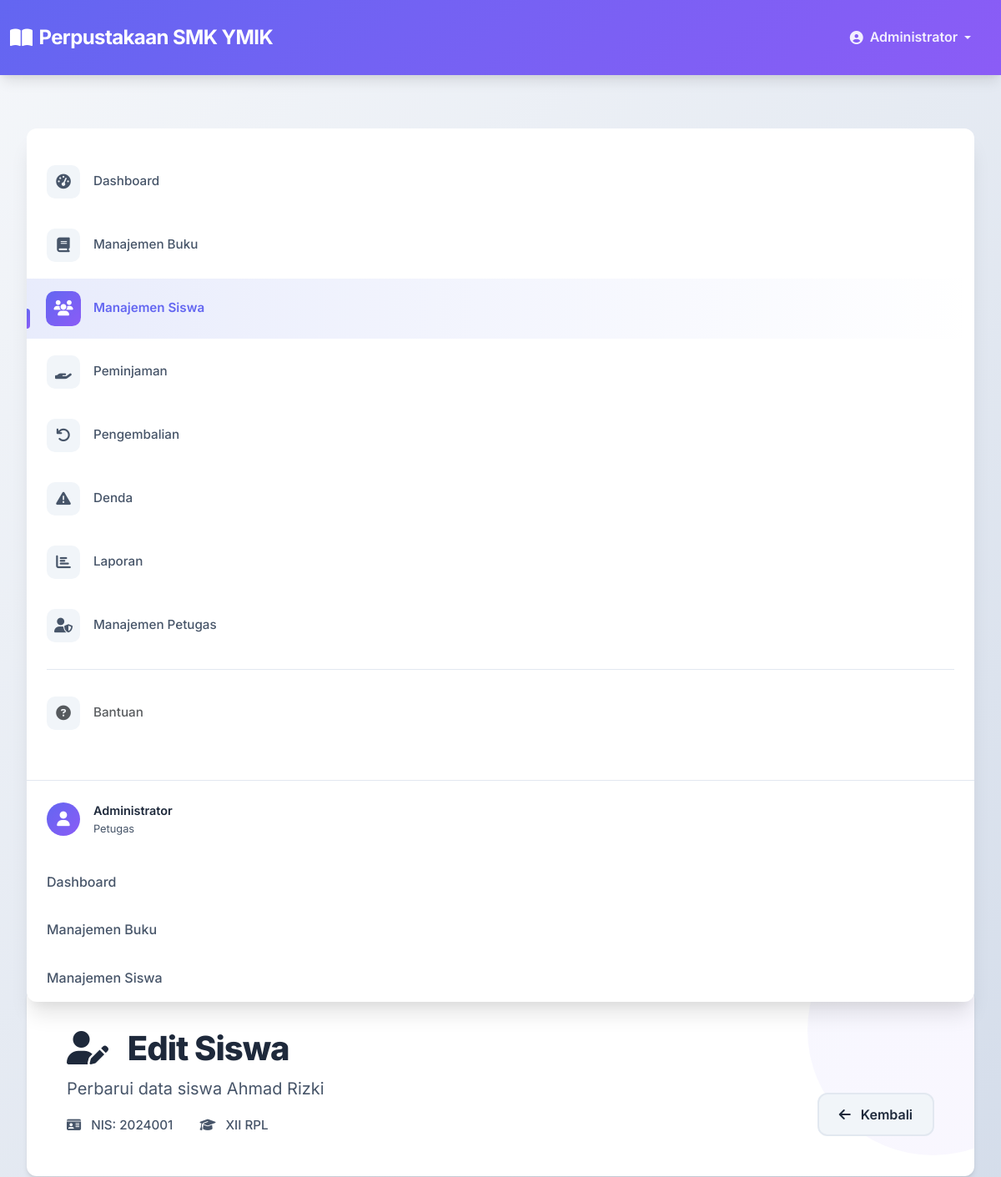
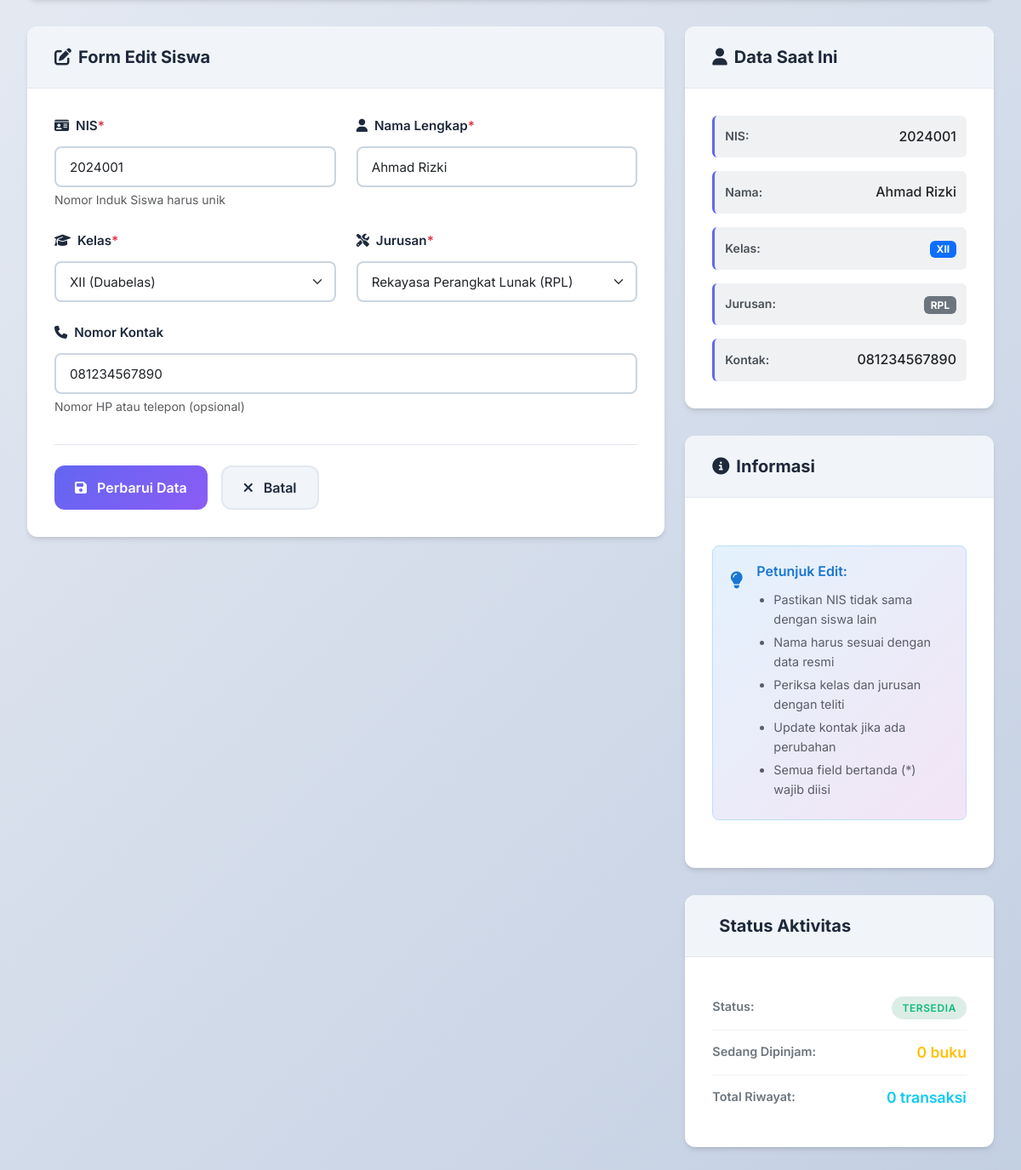
The page /siswa/edit.php?id=1 (signed in) on the database its author committed (2 pictures, top to bottom).
### tables this page shows
CREATE TABLE siswa (
    id_siswa INT AUTO_INCREMENT PRIMARY KEY,
    nis VARCHAR(20) UNIQUE NOT NULL,
    nama_siswa VARCHAR(100) NOT NULL,
    kelas VARCHAR(20) NOT NULL,
    jurusan VARCHAR(50) NOT NULL,
    kontak VARCHAR(20)
);

### siswa/edit.php (the view, shortened to what this page needs)
<?php
$db = new Database();
$conn = $db->getConnection();
$id = $_GET['id'];
$stmt = $conn->prepare("SELECT * FROM siswa WHERE id_siswa = ?");
$stmt->bind_param("i", $id);
$stmt->execute();
$result = $stmt->get_result();
$student = $result->fetch_assoc();
?>
<!DOCTYPE html>
<html lang="id">
<head>
    <link href="https://cdn.jsdelivr.net/npm/bootstrap@5.3.0/dist/css/bootstrap.min.css" rel="stylesheet">
    <link href="https://cdnjs.cloudflare.com/ajax/libs/font-awesome/6.4.0/css/all.min.css" rel="stylesheet">
    <link href="../assets/css/style.css" rel="stylesheet">
</head>
<body class="modern-body">
    <?php include '../includes/navbar.php'; ?>
    <div class="dashboard-container">
        <div class="dashboard-sidebar">
            <?php include '../includes/sidebar.php'; ?>
        </div>
        <main class="dashboard-main">
            <div class="welcome-header">
                <div class="welcome-content">
                    <div class="welcome-text">
                        <h1 class="welcome-title">
                            <i class="fas fa-user-edit me-3"></i>
                            Edit Siswa
                        </h1>
                        <p class="welcome-subtitle">
                            Perbarui data siswa <?= htmlspecialchars($student['nama_siswa']) ?>
                        </p>
                        <div class="welcome-meta">
                            <span class="meta-item">
                                <i class="fas fa-id-card me-2"></i>
                                NIS: <?= htmlspecialchars($student['nis']) ?>
                            </span>
                            <span class="meta-item">
                                <i class="fas fa-graduation-cap me-2"></i>
                                <?= htmlspecialchars($student['kelas']) ?> <?= htmlspecialchars($student['jurusan']) ?>
                            </span>
                        </div>
                    </div>
                    <div class="welcome-actions">
                        <a href="index.php" class="btn btn-light-custom">
                            <i class="fas fa-arrow-left me-2"></i>
                            Kembali
                        </a>
                    </div>
                </div>
            </div>
            <div class="row">
                <div class="col-lg-8">
                    <div class="data-table-container">
                        <div class="table-header">
                            <h3 class="table-title">
                                <i class="fas fa-edit me-2"></i>
                                Form Edit Siswa
                            </h3>
                        </div>
                        <div class="table-content">
                            <form method="POST" id="editStudentForm">
                                <div class="row">
                                    <div class="col-md-6">
                                        <div class="form-group mb-4">
                                            <label for="nis" class="form-label">
                                                <i class="fas fa-id-card me-2"></i>NIS
                                                <span class="text-danger">*</span>
                                            </label>
                                            <input type="text" class="form-control" id="nis" name="nis" required
                                                   value="<?= htmlspecialchars($student['nis']) ?>"
                                                   placeholder="Contoh: 2024001" maxlength="20">
                                            <div class="form-text">Nomor Induk Siswa harus unik</div>
                                        </div>
                                    </div>
                                    <div class="col-md-6">
                                        <div class="form-group mb-4">
                                            <label for="nama_siswa" class="form-label">
                                                <i class="fas fa-user me-2"></i>Nama Lengkap
                                                <span class="text-danger">*</span>
                                            </label>
                                            <input type="text" class="form-control" id="nama_siswa" name="nama_siswa" required
                                                   value="<?= htmlspecialchars($student['nama_siswa']) ?>"
                                                   placeholder="Masukkan nama lengkap siswa" maxlength="100">
                                        </div>
                                    </div>
                                </div>
                                <div class="row">
                                    <div class="col-md-6">
                                        <div class="form-group mb-4">
                                            <label for="kelas" class="form-label">
                                                <i class="fas fa-graduation-cap me-2"></i>Kelas
                                                <span class="text-danger">*</span>
                                            </label>
                                            <select class="form-control form-select" id="kelas" name="kelas" required>
                                                <option value="XII" <?= $student['kelas'] == 'XII' ? 'selected' : '' ?>>XII (Duabelas)</option>
                                            </select>
                                        </div>
                                    </div>
                                    <div class="col-md-6">
                                        <div class="form-group mb-4">
                                            <label for="jurusan" class="form-label">
                                                <i class="fas fa-tools me-2"></i>Jurusan
                                                <span class="text-danger">*</span>
                                            </label>
                                            <select class="form-control form-select" id="jurusan" name="jurusan" required>
                                                <option value="RPL" <?= $student['jurusan'] == 'RPL' ? 'selected' : '' ?>>Rekayasa Perangkat Lunak (RPL)</option>
                                            </select>
                                        </div>
                                    </div>
                                </div>
                                <div class="form-group mb-4">
                                    <label for="kontak" class="form-label">
                                        <i class="fas fa-phone me-2"></i>Nomor Kontak
                                    </label>
                                    <input type="text" class="form-control" id="kontak" name="kontak"
                                           value="<?= htmlspecialchars($student['kontak']) ?>"
                                           placeholder="Contoh: 081234567890" maxlength="20">
                                    <div class="form-text">Nomor HP atau telepon (opsional)</div>
                                </div>
                                <div class="form-actions">
                                    <button type="submit" class="btn btn-primary-custom">
                                        <i class="fas fa-save me-2"></i>
                                        Perbarui Data
                                    </button>
                                    <a href="index.php" class="btn btn-light-custom">
                                        <i class="fas fa-times me-2"></i>
                                        Batal
                                    </a>
                                </div>
                            </form>
                        </div>
                    </div>
                </div>
                <div class="col-lg-4">
                    <div class="data-table-container">
                        <div class="table-header">
                            <h6 class="table-title">
                                <i class="fas fa-user me-2"></i>
                                Data Saat Ini
                            </h6>
                        </div>
                        <div class="table-content">
                            <div class="current-data">
                                <div class="data-row">
                                    <span class="data-label">NIS:</span>
                                    <span class="data-value"><?= htmlspecialchars($student['nis']) ?></span>
                                </div>
                                <div class="data-row">
                                    <span class="data-label">Nama:</span>
                                    <span class="data-value"><?= htmlspecialchars($student['nama_siswa']) ?></span>
                                </div>
                                <div class="data-row">
                                    <span class="data-label">Kelas:</span>
                                    <span class="data-value">
                                        <span class="badge bg-primary"><?= htmlspecialchars($student['kelas']) ?></span>
                                    </span>
                                </div>
                                <div class="data-row">
                                    <span class="data-label">Jurusan:</span>
                                    <span class="data-value">
                                        <span class="badge bg-secondary"><?= htmlspecialchars($student['jurusan']) ?></span>
                                    </span>
                                </div>
                                <div class="data-row">
                                    <span class="data-label">Kontak:</span>
                                    <span class="data-value"><?= htmlspecialchars($student['kontak']) ?></span>
                                </div>
                            </div>
                        </div>
                    </div>
                    <div class="data-table-container mt-3">
                        <div class="table-header">
                            <h6 class="table-title">
                                <i class="fas fa-info-circle me-2"></i>
                                Informasi
                            </h6>
                        </div>
                        <div class="table-content">
                            <div class="info-alert">
                                <div class="alert-icon">
                                    <i class="fas fa-lightbulb"></i>
                                </div>
                                <div class="alert-content">
                                    <h6>Petunjuk Edit:</h6>
                                    <ul>
                                        <li>Pastikan NIS tidak sama dengan siswa lain</li>
                                        <li>Nama harus sesuai dengan data resmi</li>
                                        <li>Periksa kelas dan jurusan dengan teliti</li>
                                        <li>Update kontak jika ada perubahan</li>
                                        <li>Semua field bertanda (*) wajib diisi</li>
                                    </ul>
                                </div>
                            </div>
                        </div>
                    </div>
                    <div class="data-table-container mt-3">
                        <div class="table-header">
                            <h6 class="table-title">
                                Status Aktivitas
                            </h6>
                        </div>
                        <div class="table-content">
                            <?php
                            $borrow_check = $conn->prepare("SELECT COUNT(*) as active FROM peminjaman WHERE id_siswa = ? AND status_pinjam = 'Dipinjam'");
                            $borrow_check->bind_param("i", $id);
                            $borrow_check->execute();
                            $active_loans = $borrow_check->get_result()->fetch_assoc()['active'];
                            $total_loans = $conn->prepare("SELECT COUNT(*) as total FROM peminjaman WHERE id_siswa = ?");
                            $total_loans->bind_param("i", $id);
                            $total_loans->execute();
                            $total_borrowed = $total_loans->get_result()->fetch_assoc()['total'];
                            ?>
                            <div class="stat-row">
                                <span class="stat-label">Status:</span>
                                <span class="stat-value">
                                    <?php if ($active_loans > 0): ?>
                                        <span class="status-badge status-warning">Sedang Meminjam</span>
                                    <?php else: ?>
                                        <span class="status-badge status-success">Tersedia</span>
                                    <?php endif; ?>
                                </span>
                            </div>
                            <div class="stat-row">
                                <span class="stat-label">Sedang Dipinjam:</span>
                                <span class="stat-value text-warning"><?= $active_loans ?> buku</span>
                            </div>
                            <div class="stat-row">
                                <span class="stat-label">Total Riwayat:</span>
                                <span class="stat-value text-info"><?= $total_borrowed ?> transaksi</span>
                            </div>
                        </div>
                    </div>
                </div>
            </div>
        </main>
    </div>
</body>
</html>

### rows shown on the page
siswa: nama_siswa "Ahmad Rizki", nis "2024001", kelas "XII", jurusan "RPL", kelas "XII (Duabelas)", jurusan "Rekayasa Perangkat Lunak (RPL)", kontak "081234567890"

### other values the page prints
$_SESSION['nama_petugas'] "Administrator"
$active_loans "0"
$total_borrowed "0"
